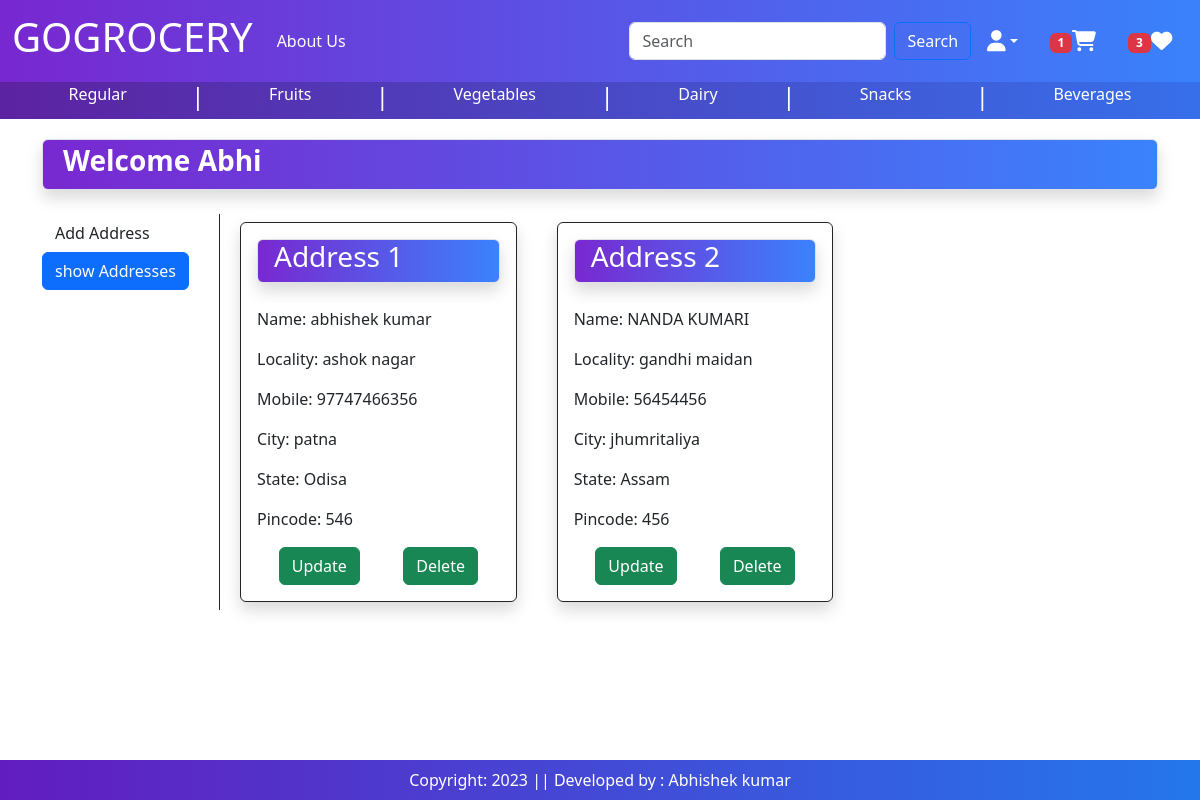
/address/ (signed in), run on an earlier commit of the app's database.
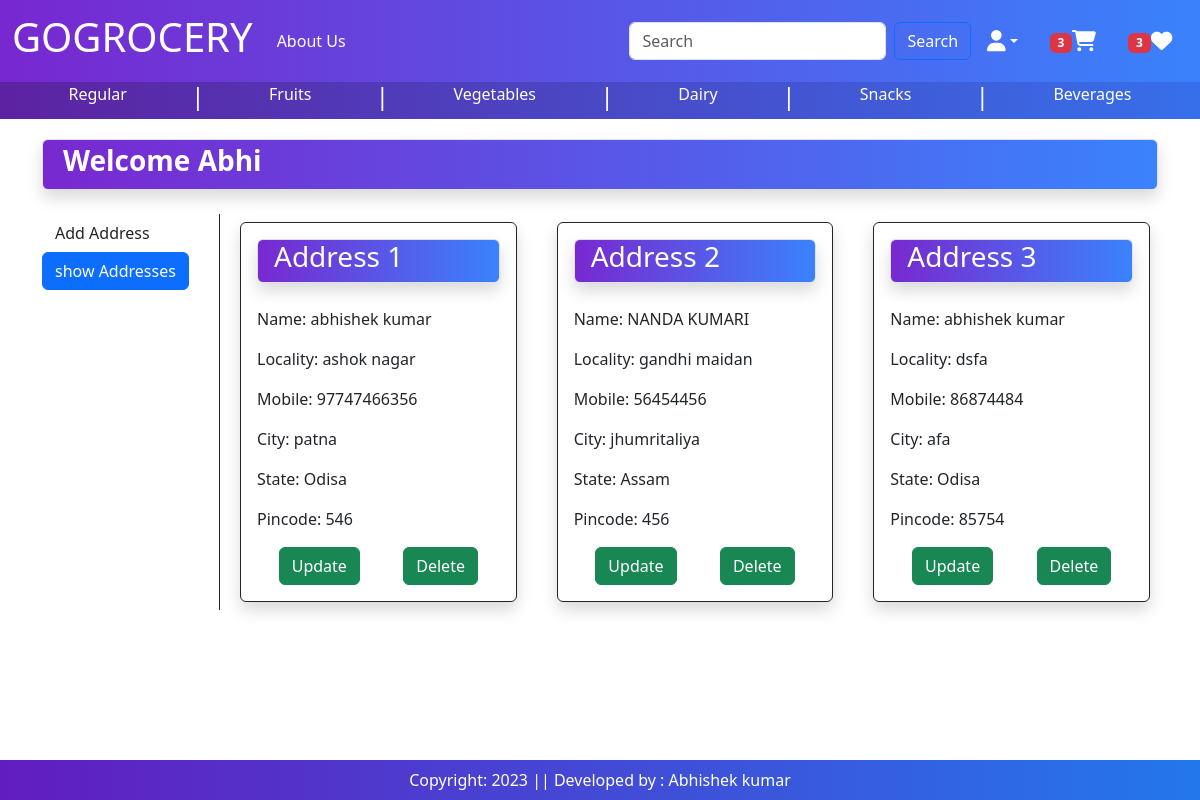
And on a later commit of the database.
### baseapp/models.py (models this page shows, shortened)
class Customer(models.Model):
    user = models.ForeignKey(User, on_delete=models.CASCADE)
    name = models.CharField(max_length=200)
    gender = models.CharField(choices=[('M', 'Male'), ('F', 'Female')], max_length=10,default='M')
    locality = models.CharField(max_length=200)
    city = models.CharField(max_length=50)
    mobile = models.IntegerField(default=0)
    zipcode = models.IntegerField()
    state = models.CharField(choices=STATE_CHOICES, max_length=100)

### baseapp/views.py (the view)
# urls.py: path('address/', views.address, name='address'),
def address(request):
    totalitem = 0
    wishitem = 0
    if request.user.is_authenticated:
        totalitem = len(Cart.objects.filter(user=request.user))
        wishitem = len(Wishlist.objects.filter(user=request.user))
    add = Customer.objects.filter(user=request.user)
    return render(request, 'baseapp/address.html',locals())

### baseapp/templates/baseapp/address.html (shortened to what this page needs)
{% extends 'baseapp/base.html' %}
{% load static %}
{% block main-content %}
<div class="container my-1">
    <div class=" border p-1 gradient1-custom rounded shadow " >
        <h3 class="text-white fw-bold ms-3 ">Welcome <span class="text-capitalize">{{request.user}}</span></h3>
    </div>
    <br>
    <div class="row">
        <div class="col-sm-2 border-dark border-end">
            <ul class="list-unstyled">
                <li class="d-grad"><a href="{% url 'addadress' %}" class="btn ">Add Address</a></li>
                <li class="d-grad"><a href="{% url 'address' %}" class="btn btn-primary">show Addresses</a></li>
            </ul>
        </div>
        <div class="col-sm-10 ">
            <div class="row">
                {% for ad in add %}
                    <div class="col-sm-4">
                        <div class="card border border-dark shadow m-2">
                            <div class="card-body">
                                <div class=" border gradient1-custom rounded shadow  ">
                                    <h3 class="text-white ms-3" >   Address {{forloop.counter}}</h3>
                                </div>
                                <br>
                                <p>Name: {{ad.name}}</p>
                                <p>Locality: {{ad.locality}}</p>
                                <p>Mobile: {{ad.mobile}}</p>
                                <p>City: {{ad.city}}</p>
                                <p>State: {{ad.state}}</p>
                                <p>Pincode: {{ad.zipcode}}</p>
                                <div class="d-flex justify-content-around">
                                    <span class="text-center"><a href="{% url 'updateAddress' pk=ad.id %}" type="button" class="btn btn-success">Update</a></span>
                                    <span class="text-center "><a href="{% url 'deleteAddress' pk=ad.id %}" type="button" class="btn btn-success">Delete</a></span>
                                </div>
                            </div>
                        </div>
                    </div>
                {% endfor %}
            </div>
        </div>
{% endblock main-content %}

What changed in the data, as far as the page shows it:
added Customer: name "abhishek kumar", locality "dsfa", mobile "86874484", city "afa", state "Odisa", zipcode "85754"
Also different on the page:
{{ totalitem }}: "1" → "3"
